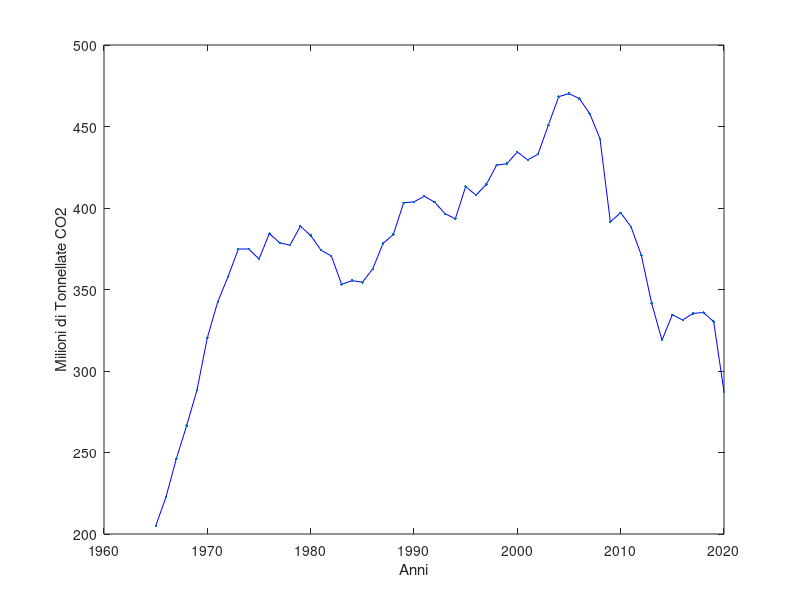

This chart was generated by the following MATLAB code:
x = [1965	1966	1967	1968	1969	1970	1971	1972	1973	1974	1975	1976	1977	1978	1979	1980	1981	1982	1983	1984	1985	1986	1987	1988	1989	1990	1991	1992	1993	1994	1995	1996	1997	1998	1999	2000	2001	2002	2003	2004	2005	2006	2007	2008	2009	2010	2011	2012	2013	2014	2015	2016	2017	2018	2019	2020]
y = [204.9 222.7	246.2	266.5	288.3	320.4	342.3	357.8	374.8	374.9	368.7	384.3	378.7	377.2	388.8	383.2	374.1	370.6	353.1	355.5	354.4	362.6	378.2	383.8	403.2	403.8	407.2	403.6	396.5	393.4	413.1	407.9	414.5	426.3	427.2	434.4	429.5	433.0	450.8	468.3	470.2	467.1	458.0	442.5	391.5	397.1	388.5	371.0	341.5	318.9	334.5	331.3	335.3	335.9	330.3	287.2]


plot(x,y,'b')
hold on
plot(x,y,'.')
xlabel('Anni')
ylabel('Milioni di Tonnellate CO2')